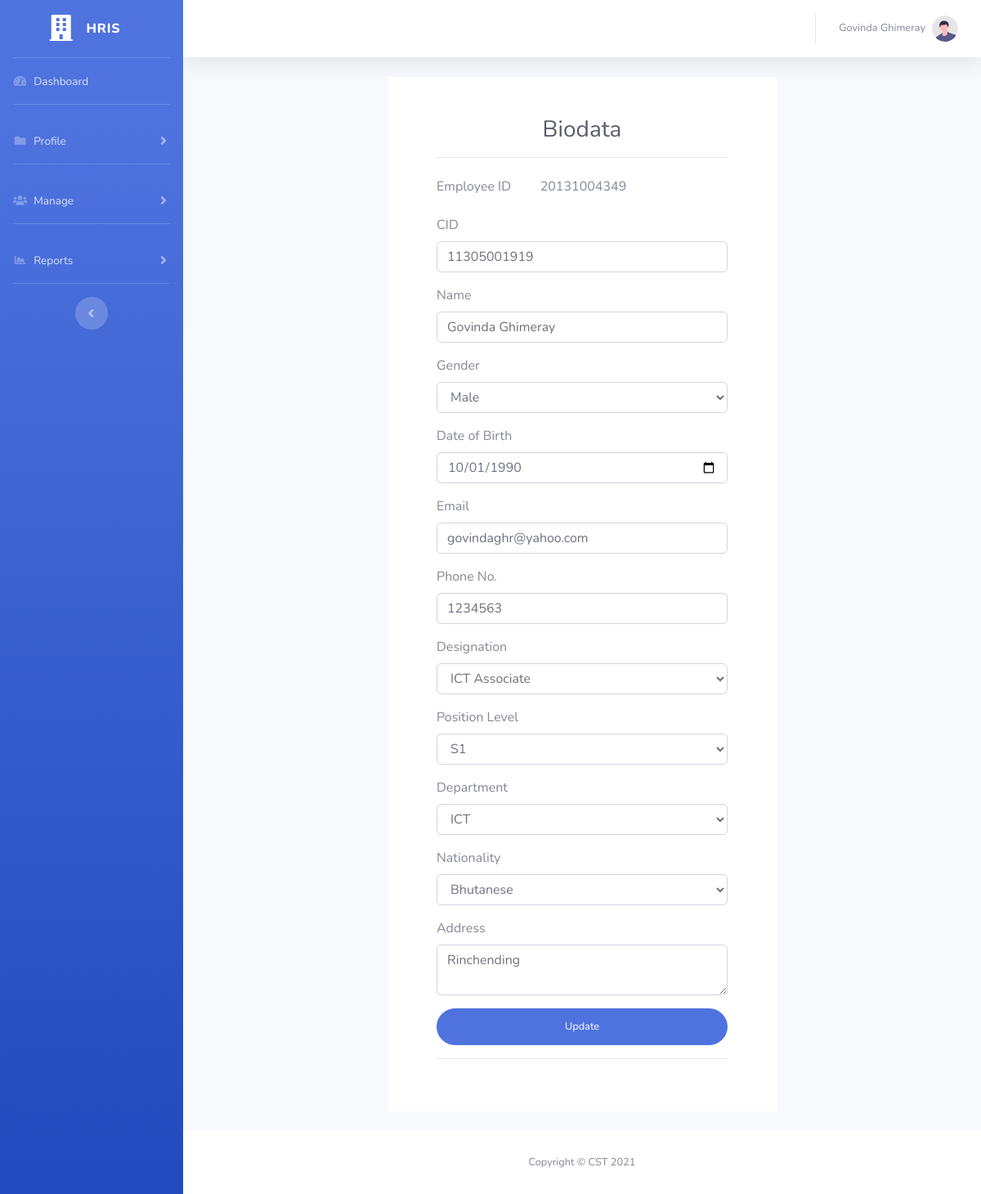
The page /edit_profile.php (signed in) on the database as committed earlier.
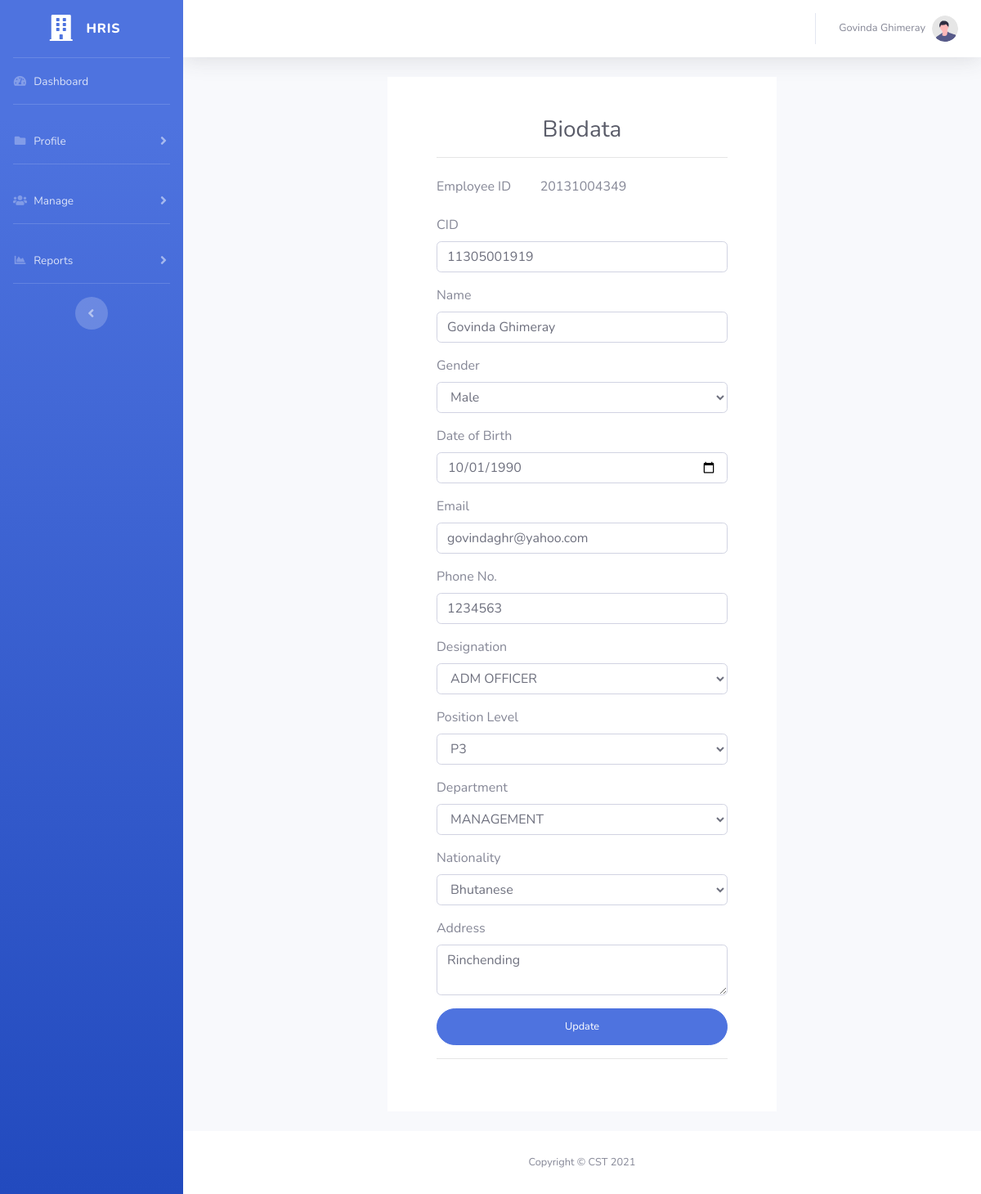
The same page on the database as committed later.
### tables this page shows
CREATE TABLE `designation` (
  `desig_id` int(11) NOT NULL,
  `desig_name` varchar(30) NOT NULL
);

CREATE TABLE `position_level` (
  `pos_id` int(11) NOT NULL,
  `pos_name` varchar(10) NOT NULL
);

CREATE TABLE `department` (
  `dept_id` int(11) NOT NULL,
  `dept_name` varchar(100) NOT NULL
);

### edit_profile.php (the view, shortened to what the changed rows need)
<?php
include('./include/header.php');
$qry=mysqli_query($con,"SELECT `employee_id`, `cid`, `name`, `gender`, `dob`, `email`, `mobile`, `designation`, `department`, `nationality`, `address`, `service_status`, `position_level` FROM `employee` WHERE employee_id='".$emp_id."'");
list($employee_id, $cid, $name, $gender, $dob, $email, $mobile, $designation, $department, $nationality, $address, $service_status, $position_level)=mysqli_fetch_row($qry);
?>
                <div class="container-fluid">
                    <div class="row justify-content-center">
                        <div class="col-xl-6 col-md-6 mb-4  bg-white">
                            <div class="p-5">
                                <div class="text-center">
                                    <h1 class="h3 mb-0 text-gray-800">Biodata</h1>
                                </div>
                                <form class="user needs-validation" novalidate action = "./profile/updateProfile.php" method = "POST">
                                    <div class="form-group">
                                        <label for="designation" class="form-label">Designation</label>
                                        <select class="form-select form-control" name="designation" id="designation" aria-label="Select Designation" required >
                                            <?php
                                            list($desig_name)=mysqli_fetch_row(mysqli_query($con,"SELECT desig_name FROM designation WHERE desig_id = $designation"))
                                            ?>
                                            <option value="<?=$designation; ?>" selected><?=$desig_name; ?></option>
                                        </select>
                                    </div>
                                    <div class="form-group">
                                        <label for="position" class="form-label">Position Level</label>
                                        <select class="form-select form-control" name="position" id="position" aria-label="Select Position level" required >
                                            <?php
                                            list($desig_name)=mysqli_fetch_row(mysqli_query($con,"SELECT pos_name FROM position_level WHERE pos_id = $position_level"))
                                            ?>
                                            <option value="<?=$position_level; ?>" selected><?=$desig_name;?></option>
                                        </select>
                                    </div>
                                    <div class="form-group">
                                        <label for="department" class="form-label">Department</label>
                                        <select class="form-select form-control" name="department" id="department" aria-label="Select department" required >
                                            <?php
                                            list($dept)=mysqli_fetch_row(mysqli_query($con,"SELECT dept_name FROM department WHERE  dept_id= $department"))
                                            ?>
                                            <option value="<?=$department;?>" selected><?=$dept;?></option>
                                        </select>
                                    </div>
                                </form>
                            </div>
                        </div>
                    </div>
                </div>
<?php
include('./include/footer.php');
?>

Rows that differ between the two databases and show on the page:
no longer on this page (row unchanged): designation: designation "ICT Associate"
no longer on this page (row unchanged): position_level: position "S1"
now on this page (row unchanged): designation: designation "ADM OFFICER"
now on this page (row unchanged): position_level: position "P3"
changed department: department "ICT" → "MANAGEMENT"
